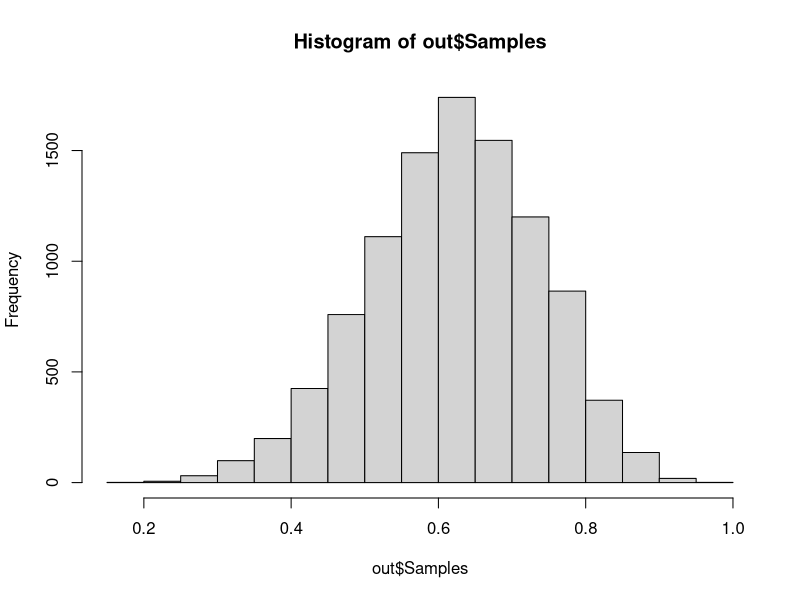
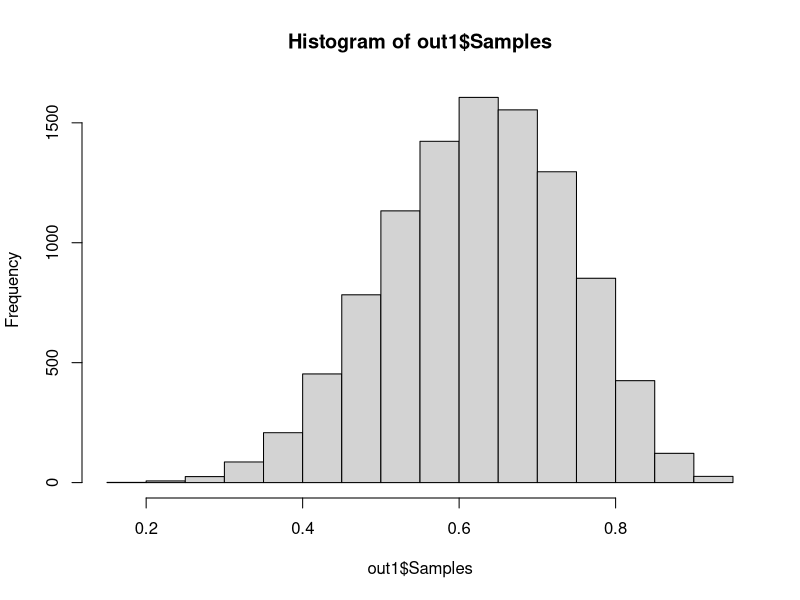

These figures' R source, in order: (Note: this script raises an error after producing the figures.)

#-------------------------------------------------------------------------------
library(readr)
library(tidyverse)
#----Perch approach-------------------------------------------------------------
#line 65 - 132 are not relevant when fake data is implemented
#-----Chunk 1 - generating fake data--------------------------------------------
#generate fake data
new_validation_example = function(filename,
                                  timestamp_offset,
                                  score, 
                                  is_pos, 
                                  bin, 
                                  bin_weight) {
  list(
    filename = filename,
    timestamp_offset = timestamp_offset,
    score = score,
    is_pos = is_pos,
    bin = bin,
    bin_weight = bin_weight
  )
}

#Generating the fake data
generate_fake_validation_data <- function(n = 100, bins = 5) {

  scores = runif(n, 
                 min = 0,
                 max = 1)
  quantile_bounds = seq(0,
                        1,
                        length.out = bins + 1)
  bin_indices = findInterval(scores,
                             quantile_bounds,
                             rightmost.closed = TRUE)           #returns the bin number for each score
  bin_weights = table(bin_indices) / n                          #gives the proportions in the different bins
  bin_weights_vec = as.numeric(bin_weights[as.character(bin_indices)]) #gives the bin proportion associated with each score
  
  examples = vector("list",
                    n)
  
  for (i in seq_len(n)) {
    ex <- new_validation_example(
      filename = paste0("file_", sample(1:10, 1), ".wav"),
      timestamp_offset = runif(1, 0, 60),
      score = scores[i],
      is_pos = sample(c(1, -1, 0), 1, prob = c(0.4, 0.5, 0.1)),
      bin = bin_indices[i],
      bin_weight = bin_weights_vec[i]
    )
    examples[[i]] <- ex
  }
  return(examples)
}

generate_fake_validation_data2 <- function(n = 100, bins = 5) {
  
  scores = runif(n, 
                 min = 0,
                 max = 1)
  quantile_bounds = seq(0,
                        1,
                        length.out = bins + 1)
  bin_indices = findInterval(scores,
                             quantile_bounds,
                             rightmost.closed = TRUE)           #returns the bin number for each score
  bin_weights = table(bin_indices) / n                          #gives the proportions in the different bins
  bin_weights_vec = as.numeric(bin_weights[as.character(bin_indices)]) #gives the bin proportion associated with each score
  
  examples = vector("list",
                    n)
  
  for (i in seq_len(n)) {
    ex <- new_validation_example(
      filename = paste0("file_", sample(1:10, 1), ".wav"),
      timestamp_offset = runif(1, 0, 60),
      score = scores[i],
      is_pos = sample(c(1, -1, 0), 1, prob = c(0.55, 0.35, 0.1)),
      bin = bin_indices[i],
      bin_weight = bin_weights_vec[i]
    )
    examples[[i]] <- ex
  }
  return(examples)
}

#debug(generate_fake_validation_data)
fdata = generate_fake_validation_data(n = 100,
                                      bins= 5)
fdata2 = generate_fake_validation_data2(n = 100,
                                       bins= 5)

study_level_data = rbind(fdata,fdata2)


# -------Chunk 2 - Call density estimation-------------------------------------
#the algorithm will work as long it is supplied with data that is not binned and weighted but is validated binning and weighting happen within the function.
Study_level_call_density = function(examples,num_beta_samples=1000,beta_prior=0.1){
  #examples = Data2
  examples = unlist(fdata)
  df <- as.data.frame(do.call(rbind, fdata), stringsAsFactors = FALSE) #This will be the one that i check my bin and bin_weight generation  
  examples = as.data.frame(do.call(rbind, fdata), stringsAsFactors = FALSE)
  examples = rename(examples,binNumber=bin, outcome = is_pos)

  
  #Positive/negative bin counts
  bin_number  = as.matrix(distinct(examples,binNumber)) 
  bin_number = as.matrix(sort(as.numeric(as.vector(bin_number[,1]))))
  bin_weights = matrix(NA, nrow = nrow(bin_number),ncol=1)
  bin_positive = matrix(NA,nrow = nrow(bin_number), ncol = 2)
  bin_negative = matrix(NA,nrow = nrow(bin_number), ncol = 2)
  
  #Bin weights
  for(i in 1:nrow(bin_number)){
    bin_weights[i,1]=nrow(filter(examples,binNumber==i))/nrow(examples)
  }
  
  #Putting in the counts of each bin (positive/negative)
  for(i in 1:nrow(bin_number)){
    examples2 = filter(examples,binNumber==i)
    bin_positive[i,2] = as.numeric(count(filter(examples2,outcome==1)))
    bin_negative[i,2] = as.numeric(count(filter(examples2,outcome==-1)))
  }
  bin_positive[,1]=bin_number ; bin_negative[,1] = bin_number
  

#Density  
  # Create beta distributions for each bin.
  shape.parameters = matrix(NA,ncol=2,nrow=nrow(bin_number))
  
  for (b in bin_number){
    shape.parameters[b,] = c(
      bin_positive[b,2] + beta_prior, bin_negative[b,2] + beta_prior
    )
  }
  
  
  #density estimation
  shape.parameters
  density_matrix = matrix(NA,nrow = nrow(bin_number),ncol = 1)
  for(i in 1:nrow(shape.parameters)){
    density_matrix[i,1] = rbeta(1,shape.parameters[i,1]+beta_prior,
                             shape.parameters[i,2]+beta_prior)*bin_weights[i,1]
  }
  
  density = sum(density_matrix)
    
#Bootstrapping: To get distribution of density estimate
  q_betas=c()
  NoBetaSamples = 10000
  for(i in 1:NoBetaSamples){
    for(j in 1:nrow(bin_number)){
      rvalue = 0
      rvalue = rvalue + rbeta(1,shape.parameters[j,1],
                              shape.parameters[j,2])
    }
    q_betas=c(q_betas,rvalue)
  }
  return(list(Density_Estimate = density,
              Samples = q_betas, 
              beta_parameters = shape.parameters,
              Study_level_weights = bin_weights,
              densities = density_matrix))
}

#Implementation of call density  
out = Study_level_call_density(study_level_data,1000,0.1)  
out$Density_Estimate
out$Samples # still wrapping my heat around what the samples are supposed to be.
hist(out$Samples)

#95% confidence interval from bootstrap distribution, Variance and standard deviation 
confidence_interval = quantile(out$Samples, probs=c(0.025,0.975))
Variance_bootstrap_samples = var(out$Samples)
Sd_bootstrap_samples = sqrt(Variance_bootstrap_samples)


cat("95% Confidence interval: [",round(confidence_interval,4),"]",
    "\nvariance: ",round(Variance_bootstrap_samples,4),
    "\nstandard deviation: ",round(Sd_bootstrap_samples,4))


#---Distribution shifts---------------------------------------------------------
#Strategy 1
#every thing is the same except that now in this case, we are looking to substitute into formulas the matter of having
#sum(P(+|b)*P_s(b))
Strat1_call_density = function(examples, num_beta_samples=1000, beta_prior=0.1){
  
  examples = unlist(examples)
  df <- as.data.frame(do.call(rbind, fdata), stringsAsFactors = FALSE) #This will be the one that i check my bin and bin_weight generation  
  examples = as.data.frame(do.call(rbind, fdata), stringsAsFactors = FALSE)
  examples = rename(examples,binNumber=bin, outcome = is_pos)

  
  #Positive/negative bin counts
  bin_number  = as.matrix(distinct(examples,binNumber)) 
  bin_number = as.matrix(sort(as.numeric(as.vector(bin_number[,1]))))
  bin_weights = matrix(NA, nrow = nrow(bin_number),ncol=1)
  
  
  #Bin weights
  for(i in 1:nrow(bin_number)){
    bin_weights[i,1]=nrow(filter(examples,binNumber==i))/nrow(examples)
  }


#Density  
  #makes use of study level data
  #shape.parameters
  density_matrix = matrix(NA,nrow=nrow(bin_number), ncol =1)
 
  
  for(i in 1:nrow(out$beta_parameters)){
    density_matrix[i,1] =  rbeta(1,out$beta_parameters[i,1]+beta_prior,
                              out$beta_parameters[i,2]+beta_prior)*bin_weights[i,1]
  }
  density = sum(density_matrix)

    
#Bootstrapping: To get distribution of density estimate
  q_betas=c()
  NoBetaSamples = 10000
  for(i in 1:NoBetaSamples){
    for(j in 1:nrow(bin_number)){
      rvalue = 0
      rvalue = rvalue + rbeta(1,out$beta_parameters[j,1],
                              out$beta_parameters[j,2])
    }
    q_betas=c(q_betas,rvalue)
  }
  return(list(Density_Estimate = density,
              Samples = q_betas,
              bin_densities = density_matrix))
}

#Implementation of strategy 1 call density  

out1 = Strat1_call_density(fdata,1000,0.1)
out1$Density_Estimate
hist(out1$Samples)

#95% confidence interval from bootstrap distribution, Variance and standard deviation 
confidence_interval = quantile(out1$Samples, probs=c(0.025,0.975))
Variance_bootstrap_samples = var(out1$Samples)
Sd_bootstrap_samples = sqrt(Variance_bootstrap_samples)


cat("95% Confidence interval: [",round(confidence_interval,4),"]",
    "\nvariance: ",round(Variance_bootstrap_samples,4),
    "\nstandard deviation: ",round(Sd_bootstrap_samples,4))

#---------Strategy 2------------------------------------------------------------
#P(b|+)
Strat2_call_density = function(examples, num_beta_samples = 1000,beta_prior = 0.1){
  examples = unlist(examples)
  df <- as.data.frame(do.call(rbind, fdata),
                      stringsAsFactors = FALSE) #This will be the one that i check my bin and bin_weight generation  
  
  examples = as.data.frame(do.call(rbind, fdata),stringsAsFactors = FALSE)
  examples = rename(examples,binNumber=bin, outcome = is_pos)
  
  #Positive/negative bin counts at the site level
  bin_number  = as.matrix(distinct(examples,binNumber)) 
  bin_number = as.matrix(sort(as.numeric(as.vector(bin_number[,1]))))
  bin_weights = matrix(NA, nrow = nrow(bin_number),ncol=1)
  bin_positive = matrix(NA,nrow = nrow(bin_number), ncol = 2)
  bin_negative = matrix(NA,nrow = nrow(bin_number), ncol = 2)
  
  #Bin weights site level
  for(i in 1:nrow(bin_number)){
    bin_weights[i,1]=nrow(filter(examples,binNumber==i))/nrow(examples)
  }
  
  #Putting in the counts of each bin (positive/negative)
  for(i in 1:nrow(bin_number)){
    examples2 = filter(examples,binNumber==i)
    bin_positive[i,2] = as.numeric(count(filter(examples2,outcome==1)))
    bin_negative[i,2] = as.numeric(count(filter(examples2,outcome==-1)))
  }
  bin_positive[,1]=bin_number ; bin_negative[,1] = bin_number
  
  
  #Density  calculations
  #Calculation of P(+|b)P(b)/P(+)
  b_given_pos = out$densities/out$Density_Estimate
  
  #Calculation of P(-|b)P(b)/P(-)
  # for the neg i have to get into each bin and find the proportion of negative examples
  neg_densities = matrix(NA,nrow = nrow(bin_number),
                         ncol =1)
  
  for( i in 1:nrow(bin_number)){
    neg_densities[i,1] = rbeta(1,out$beta_parameters[i,2] + beta_prior,
                              out$beta_parameters[i,1] + beta_prior)*bin_weights[i,1]
  }
  
  
  b_given_neg = neg_densities / sum(neg_densities)
  
  
  #Density  
  
  # site density estimation P_s(+)
  shape.parameters_site
  density_matrix = matrix(NA,nrow = nrow(bin_number),ncol = 1)
  for(i in 1:nrow(shape.parameters_site)){
    density_matrix[i,1] = rbeta(1,out$beta_parameters[i,1]+beta_prior,
                                out$beta_parameters[i,2]+beta_prior)*bin_weights[i,1]
  }
  
 # P_s(+)
  prob_b_s = b_given_pos*density_matrix + b_given_neg * (1- density_matrix)
  
  
  #KL divergence with Q_q(b)
  q_seq = seq(0.0001,0.9999,length.out = 100)
  
  Q_q_b = b_given_pos * q_seq[1] + b_given_neg * (1-q_seq[1])
  KL_div.old = sum(prob_b_s*(log(prob_b_s)-log(Q_q_b)))
  Site_density = NA
  
  for (i in 2:length(q_seq)){
    Q_q_b = b_given_pos*q_seq[i] + b_given_neg * (1-q_seq[i])
    KL_div = sum(prob_b_s*(log(prob_b_s)-log(Q_q_b)))
    if (KL_div <= KL_div.old){
      KL_div.old = KL_div
      Site_density = q_seq[i]
    }
  }
  
  return(Density_Estimate = Site_density)
}

Strat2_call_density(fdata,1000,0.1)



#-------------------------Strategy 3 -------------------------------------------
Strat3_call_density = function(density1, density2){
  density_estimate = (density1 * density2)^(1/2)
  return (Density_estimate = density_estimate)
}

Strat3_call_density(Strat1_call_density(fdata,
                                        10000,
                                        0.1)$Density_Estimate,
                    Strat2_call_density(fdata,
                                        10000,
                                        0.1))




















